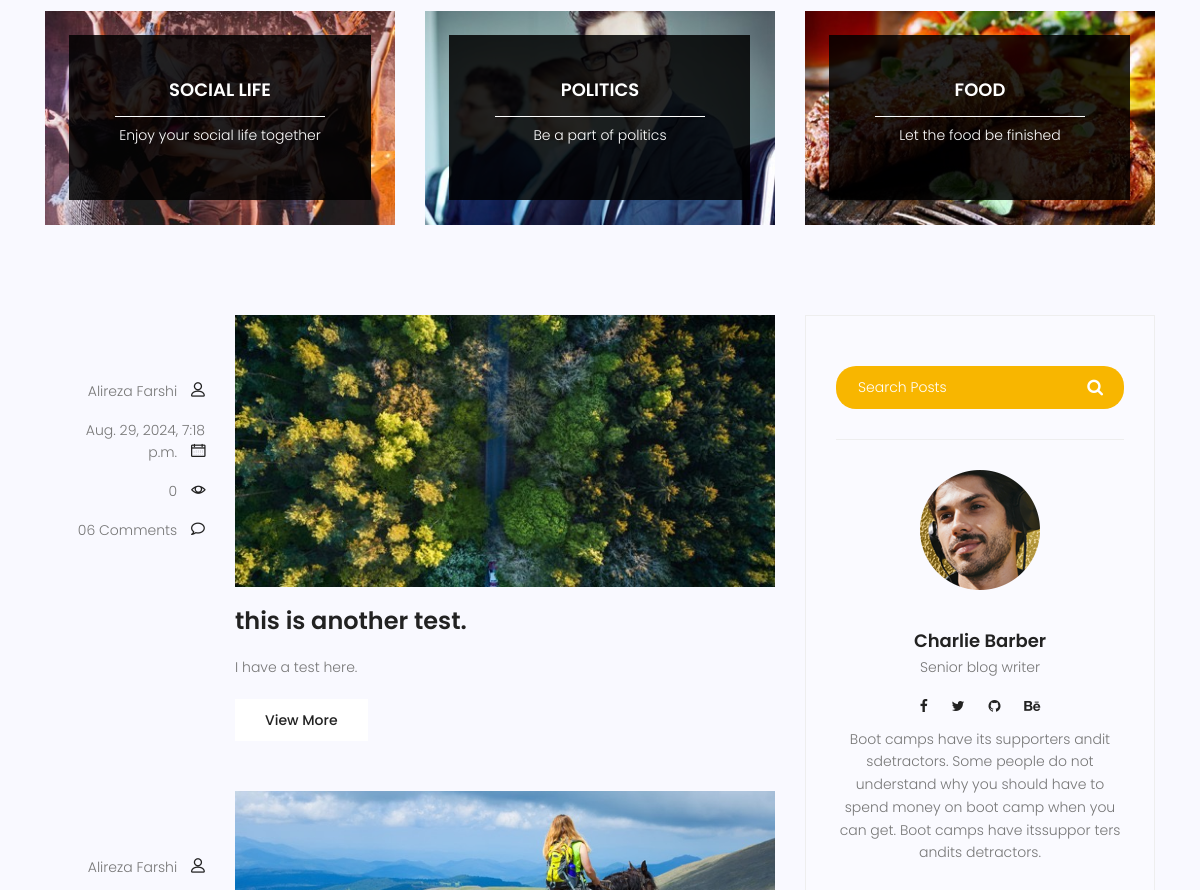
/blog/ (middle part), run on an earlier commit of the app's database.
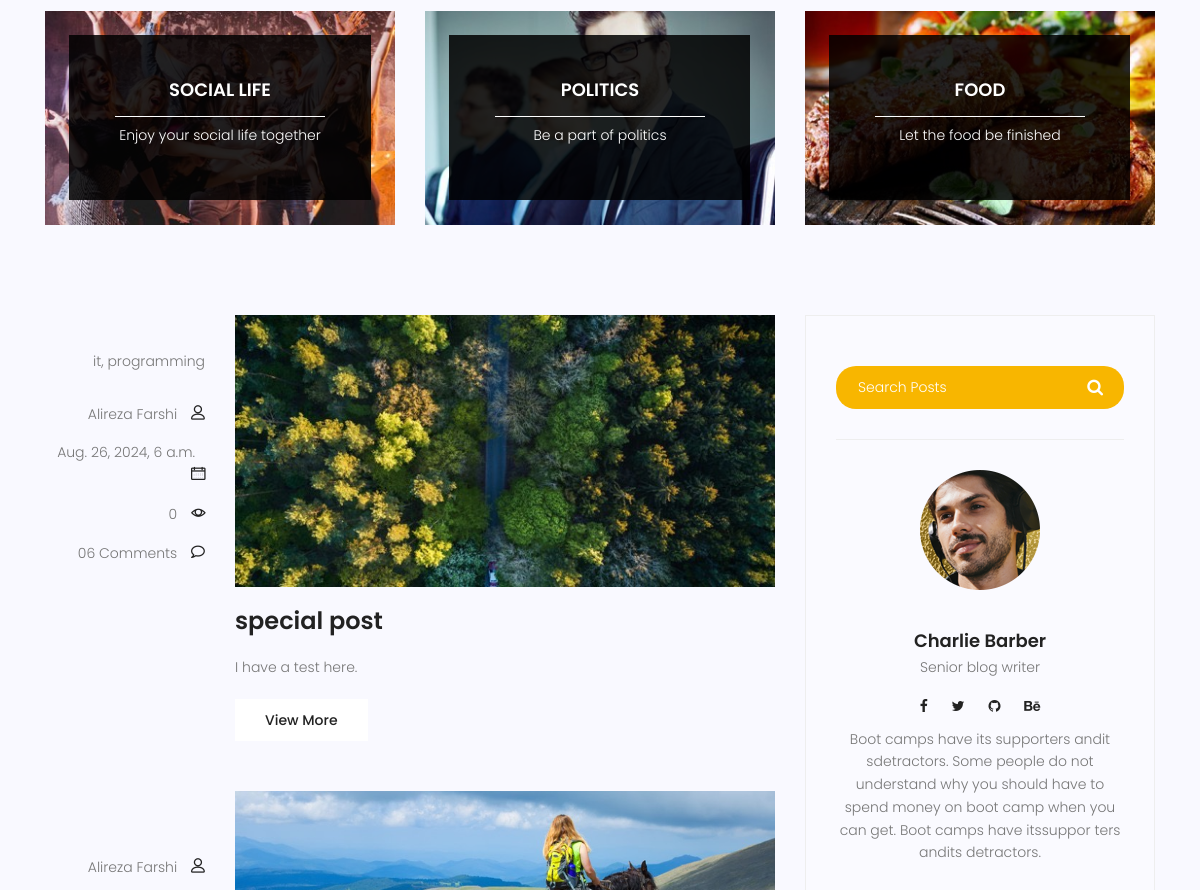
And on a later commit of the database.
### blog/models.py (models this page shows, shortened)
class Post(models.Model):
    title = models.CharField(max_length=250)
    content = models.TextField()
    category = models.ManyToManyField(Category)
    author = models.ForeignKey(User, on_delete=models.SET_NULL, null=True)
    image = models.ImageField(upload_to='blog/', default='blog/default.jpg' )
    counted_views = models.IntegerField(default=0)
    status = models.BooleanField(default=False)
    created_date = models.DateTimeField(auto_now_add=True)
    updated_date = models.DateTimeField(auto_now=True)
    published_date = models.DateTimeField(null=True)
    class Meta:
        ordering = ['-created_date']

class Category(models.Model):
    name = models.CharField(max_length=255)
    def __str__(self):
        return self.name

### blog/views.py (the view)
# urls.py: path('', blog_view,name='blog'),
def blog_view(request):
    current_time = datetime.now()
    posts = Post.objects.filter(status=True)
    posts = posts.exclude(published_date__gt=current_time)
    context = {'posts' : posts}
    return render(request, 'blog/blog-home.html', context)

### templates/blog/blog-home.html (shortened to what this page needs)
{% extends  'base.html'     %}
{% load static %}
{% block content %}
			<section class="top-category-widget-area pt-90 pb-90 ">
				<div class="container">
					<div class="row">
						<div class="col-lg-4">
							<div class="single-cat-widget">
								<div class="content relative">
									<div class="overlay overlay-bg"></div>
								    <a href="#" target="_blank">
								      <div class="thumb">
								  		 <img class="content-image img-fluid d-block mx-auto" src="{% static 'img/blog/cat-widget1.jpg' %}" alt="">
								  	  </div>
								      <div class="content-details">
								        <h4 class="content-title mx-auto text-uppercase">Social life</h4>
								        <span></span>
								        <p>Enjoy your social life together</p>
								      </div>
								    </a>
								</div>
							</div>
						</div>
						<div class="col-lg-4">
							<div class="single-cat-widget">
								<div class="content relative">
									<div class="overlay overlay-bg"></div>
								    <a href="#" target="_blank">
								      <div class="thumb">
								  		 <img class="content-image img-fluid d-block mx-auto" src="{% static 'img/blog/cat-widget2.jpg' %}" alt="">
								  	  </div>
								      <div class="content-details">
								        <h4 class="content-title mx-auto text-uppercase">Politics</h4>
								        <span></span>
								        <p>Be a part of politics</p>
								      </div>
								    </a>
								</div>
							</div>
						</div>
						<div class="col-lg-4">
							<div class="single-cat-widget">
								<div class="content relative">
									<div class="overlay overlay-bg"></div>
								    <a href="#" target="_blank">
								      <div class="thumb">
								  		 <img class="content-image img-fluid d-block mx-auto" src="{% static 'img/blog/cat-widget3.jpg' %}" alt="">
								  	  </div>
								      <div class="content-details">
								        <h4 class="content-title mx-auto text-uppercase">Food</h4>
								        <span></span>
								        <p>Let the food be finished</p>
								      </div>
								    </a>
								</div>
							</div>
						</div>
					</div>
				</div>
			</section>
			<section class="post-content-area">
				<div class="container">
					<div class="row">
						<div class="col-lg-8 posts-list">
							{% for post in posts %}
							<div class="single-post row">
								<div class="col-lg-3  col-md-3 meta-details">
									<ul class="tags">
										{{ post.category.all|join:", " }}
									</ul>
									<div class="user-details row">
										<p class="user-name col-lg-12 col-md-12 col-6"><a href="#">{{post.author.get_full_name}}</a> <span class="lnr lnr-user"></span></p>
										<p class="date col-lg-12 col-md-12 col-6"><a href="#">{{post.published_date}}</a> <span class="lnr lnr-calendar-full"></span></p>
										<p class="view col-lg-12 col-md-12 col-6"><a href="#">{{post.counted_views}}</a> <span class="lnr lnr-eye"></span></p>
										<p class="comments col-lg-12 col-md-12 col-6"><a href="#">06 Comments</a> <span class="lnr lnr-bubble"></span></p>
									</div>
								</div>
								<div class="col-lg-9 col-md-9 ">
									<div class="feature-img">
										<img class="img-fluid" src="{{ post.image.url}}" alt="">
									</div>
									<a class="posts-title" href="{% url 'single' pid=post.id %}"><h3>{{post.title}}</h3></a>
									<p class="excert">
										{{post.content}}
									</p>
									<a href="blog-single.html" class="primary-btn">View More</a>
								</div>
							</div>
							{% endfor %}
						</div>
						<div class="col-lg-4 sidebar-widgets">
							<div class="widget-wrap">
								<div class="single-sidebar-widget search-widget">
									<form class="search-form" action="#">
			                            <input placeholder="Search Posts" name="search" type="text" onfocus="this.placeholder = ''" onblur="this.placeholder = 'Search Posts'" >
			                            <button type="submit"><i class="fa fa-search"></i></button>
			                        </form>
								</div>
								<div class="single-sidebar-widget user-info-widget">
									<img src="{% static 'img/blog/user-info.png' %}" alt="">
									<a href="#"><h4>Charlie Barber</h4></a>
									<p>
										Senior blog writer
									</p>
									<ul class="social-links">
										<li><a href="#"><i class="fa fa-facebook"></i></a></li>
										<li><a href="#"><i class="fa fa-twitter"></i></a></li>
										<li><a href="#"><i class="fa fa-github"></i></a></li>
										<li><a href="#"><i class="fa fa-behance"></i></a></li>
									</ul>
									<p>
										Boot camps have its supporters andit sdetractors. Some people do not understand why you should have to spend money on boot camp when you can get. Boot camps have itssuppor ters andits detractors.
									</p>
								</div>
							</div>
						</div>
					</div>
				</div>
			</section>
{% endblock %}

### templates/base.html (shortened to what this page needs)
{% load static %}
<!DOCTYPE html>
	<html lang="zxx" class="no-js">
	<head>
			<link rel="stylesheet" href="{% static 'css/linearicons.css'%}">
			<link rel="stylesheet" href="{% static 'css/font-awesome.min.css'%}">
			<link rel="stylesheet" href="{% static 'css/bootstrap.css'%}">
			<link rel="stylesheet" href="{% static 'css/magnific-popup.css'%}">
			<link rel="stylesheet" href="{% static 'css/jquery-ui.css'%}">
			<link rel="stylesheet" href="{% static 'css/nice-select.css'%}">
			<link rel="stylesheet" href="{% static 'css/animate.min.css'%}">
			<link rel="stylesheet" href="{% static 'css/owl.carousel.css'%}">
			<link rel="stylesheet" href="{% static 'css/main.css'%}">
		</head>
		<body>
            {% block content %}
            {% endblock %}
		</body>
	</html>

What changed in the data, as far as the page shows it:
changed Post "I have a test here.": category.all (not shown) → "it, programming"; published_date "Aug. 29, 2024, 7:18 p.m." → "Aug. 26, 2024, 6 a.m."; title "this is another test." → "special post"
